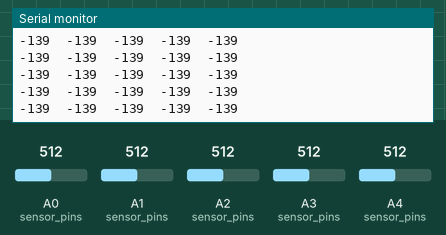
Recording of a sketch running on a simulated Arduino Uno, built with avr-gcc and run on an emulated ATmega328P. Shown: the last lines printed to the serial monitor. The test bench sets the inputs (shaded band); at power-on: A0 (sensor_pins) = 512, A1 (sensor_pins) = 512, A2 (sensor_pins) = 512, A3 (sensor_pins) = 512, A4 (sensor_pins) = 512.

Above: at 4.2 s.
4.3 s: A0 (sensor_pins) set to 548
At 4.4 s:
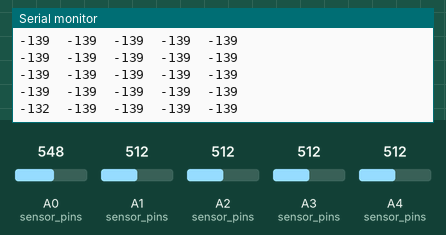
7.3 s: A0 (sensor_pins) set to 571
At 7.31 s:
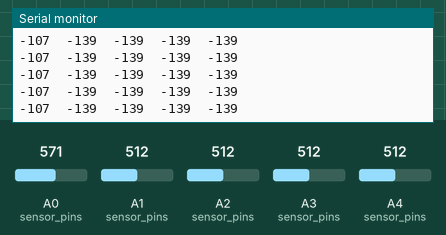
8.8 s: A1 (sensor_pins) set to 544
At 8.84 s:
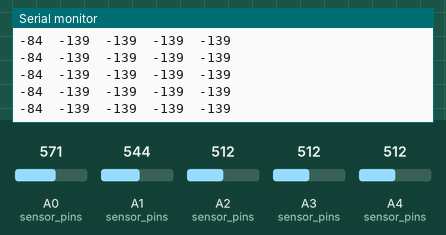
11.8 s: A1 (sensor_pins) set to 568
At 11.8 s:
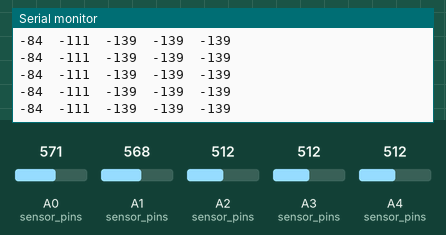
Timing chart, 0 to 14.8 s (numbered marks = the images above; inputs shaded):
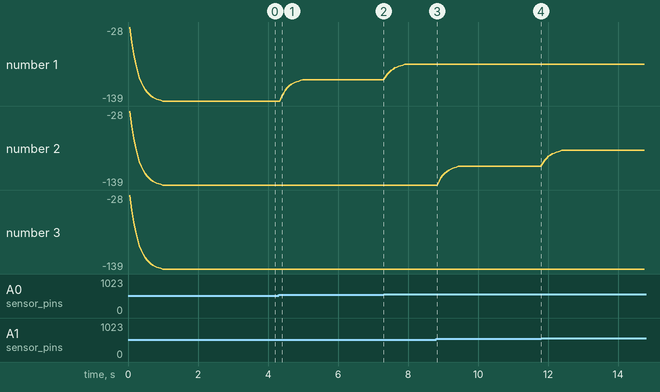

Measured:
- after the input at 4.3 s, the serial monitor: prints a new line after 0.09 s (image 1)
- plotted number 1: -139 → -107 after the input at 4.3 s, -107 → -84 after the input at 7.3 s
- plotted number 2: -139 → -111 after the input at 8.8 s, -111 → -87 after the input at 11.8 s

The sketch:

debug.ino
```cpp
const int num_sensors = 5;
int sensor_data[num_sensors] = {0,0,0,0,0};
const int sensor_pins[num_sensors] = {A0, A1, A2, A3, A4};
int num_samples = 100;
float rate = 0.2;

void setup() {
  Serial.begin(9600);
}

void loop() {
  for(int sen_id=0; sen_id<num_sensors; sen_id++)
  {
    sensor_data[sen_id] = get_conditioned(sensor_pins[sen_id], sensor_data[sen_id]);
  }
  for(int i=0; i<5; i++)
  {
    Serial.print(sensor_data[i]);
    Serial.print('\t');
  }
  Serial.print('\n');
}

int get_conditioned(int pin_num, int prev_val)
{
  int samples = 0;
  //Perform simple moving average
  for (int i=0; i<num_samples; i++)
  {
    samples += analogRead(pin_num);
  }
  //Return the exponential moving average
  return rate*samples/num_samples + (1-rate)*prev_val;
}
```
